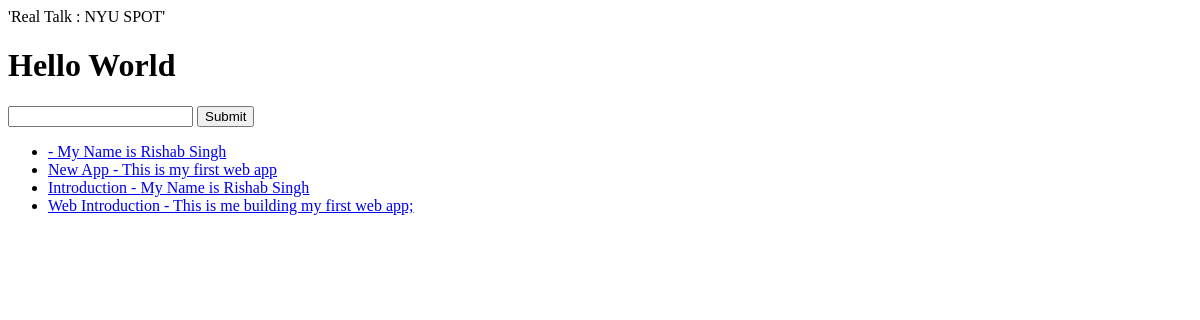
Before: / with the older database file.
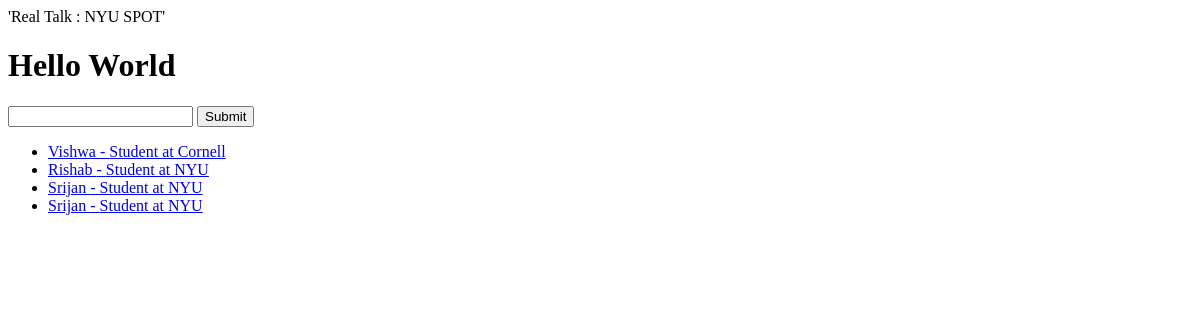
After: the same page with the newer database file.
### articles/models.py (models this page shows)
class Article(models.Model):
    title= models.TextField()
    content= models.TextField()

### django_realtalk/views.py (the view)
# urls.py: 2. Add a URL to urlpatterns:  path('', views.home, name='home')
def home(request,  *args, **kwargs): #to catch extra objects
    article_querylist=Article.objects.all()
    context= {
        'object_list': article_querylist,
    }
    HTML_STRING= render_to_string('home.html', context= context)  #converting template (HTML) to string
    return HttpResponse(HTML_STRING)

### templates/home.html
{% extends 'base.html' %}
{% block content %}
<ul>
    {% for x in object_list %}
        <li> <a href= '/articles/{{ x.id }}/'> {{ x.title }} - {{ x.content }} </a> </li>
    {% endfor %}
</ul>
{% endblock content %}

### templates/base.html (shortened to what this page needs)
<!DOCTYPE html>
<html>
    <head>
    </head>
    <body>
        <h1>Hello World</h1>
        <form action= '/articles/' ,method=" GET">
            <input type='text' name='q' />
            <input type="submit"/>
        </form>
        {% block content %}{% endblock content %}
    </body>
</html>

Changed rows visible on the page:
removed Article: content "My Name is Rishab Singh"
removed Article: title "New App", content "This is my first web app"
removed Article: title "Introduction", content "My Name is Rishab Singh"
removed Article: title "Web Introduction", content "This is me building my first web app;"
added Article: title "Vishwa", content "Student at Cornell"
added Article: title "Rishab", content "Student at NYU"
added Article: title "Srijan", content "Student at NYU"
added Article: title "Srijan", content "Student at NYU"
